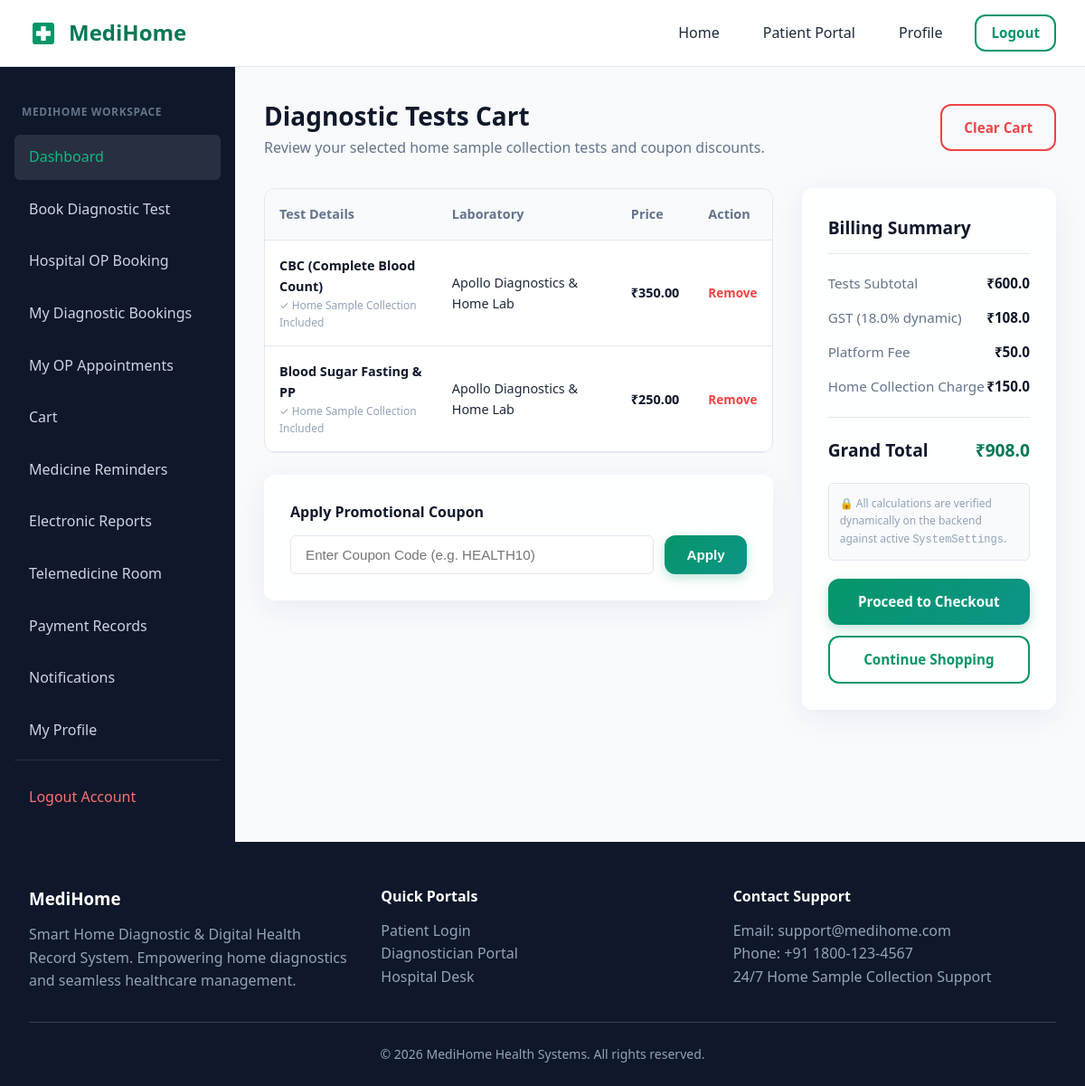
The app's page /patients/cart/ (signed in) with its own data.
### diagnostics/models.py (models this page shows, shortened)
class CartItem(models.Model):
    cart = models.ForeignKey(Cart, on_delete=models.CASCADE, related_name='items')
    test = models.ForeignKey(DiagnosticTest, on_delete=models.CASCADE)
    added_at = models.DateTimeField(auto_now_add=True)
    class Meta:
        unique_together = ('cart', 'test')

class DiagnosticTest(models.Model):
    EXCLUDED_HOME_COLLECTION_TESTS = [
        'mri', 'ct scan', 'pet scan', 'ultrasound', 'x-ray', 'xray',
        'endoscopy', 'colonoscopy', 'eeg'
    ]
    lab = models.ForeignKey(DiagnosticianProfile, on_delete=models.CASCADE, related_name='tests')
    name = models.CharField(max_length=150)
    category = models.CharField(max_length=100, default='General Diagnostics')
    price = models.DecimalField(max_digits=10, decimal_places=2)
    preparation = models.TextField(blank=True, null=True, help_text="e.g. 12 hours fasting required")
    duration_hours = models.PositiveIntegerField(default=24, help_text="Report turnaround time in hours")
    is_home_collection_compatible = models.BooleanField(default=True)
    created_at = models.DateTimeField(auto_now_add=True)

class DiagnosticianProfile(models.Model):
    user = models.OneToOneField(settings.AUTH_USER_MODEL, on_delete=models.CASCADE, related_name='diagnostician_profile')
    lab_name = models.CharField(max_length=150)
    owner_name = models.CharField(max_length=100)
    license_number = models.CharField(max_length=50)
    gst_number = models.CharField(max_length=50)
    nabl_accredited = models.BooleanField(default=False)
    working_hours = models.CharField(max_length=100, default='08:00 AM - 08:00 PM')
    address = models.TextField()
    latitude = models.DecimalField(max_digits=9, decimal_places=6, blank=True, null=True)
    longitude = models.DecimalField(max_digits=9, decimal_places=6, blank=True, null=True)
    logo = models.ImageField(upload_to='lab_logos/', blank=True, null=True)
    is_home_collection_available = models.BooleanField(default=True)
    is_approved_by_admin = models.BooleanField(default=False)
    created_at = models.DateTimeField(auto_now_add=True)

### patients/views.py (the view)
# urls.py: path('cart/', views.cart_view, name='cart'),
@patient_required
def cart_view(request):
    coupon_code = request.GET.get('coupon_code', '').strip() or request.POST.get('coupon_code', '').strip()
    cart_data = get_cart_calculations(request.user, coupon_code=coupon_code)
    return render(request, 'patients/cart.html', cart_data)

### accounts/models.py (called while the page is built)
    def is_patient(self):
        return self.role == self.Role.PATIENT

### payments/models.py (called while the page is built)
    @classmethod
    def get_settings(cls):
        obj, _ = cls.objects.get_or_create(pk=1)
        return obj

### templates/patients/cart.html (shortened to what this page needs)
{% extends 'dashboard_base.html' %}
{% block dashboard_content %}
<div class="dashboard-header">
    <div>
        <h2 style="font-size: 1.75rem; color: var(--dark);">Diagnostic Tests Cart</h2>
        <p style="color: var(--text-secondary);">Review your selected home sample collection tests and coupon discounts.</p>
    </div>
    {% if cart_items %}
    <a href="{% url 'patients:clear_cart' %}" class="btn btn-outline" style="color: #ef4444; border-color: #ef4444;">Clear Cart</a>
    {% endif %}
</div>
{% if cart_items %}
<div style="display: grid; grid-template-columns: 2fr 1fr; gap: 2rem;">
    <div>
        <div class="table-container" style="margin-bottom: 1.5rem;">
            <table class="custom-table">
                <thead>
                    <tr>
                        <th>Test Details</th>
                        <th>Laboratory</th>
                        <th>Price</th>
                        <th>Action</th>
                    </tr>
                </thead>
                <tbody>
                    {% for item in cart_items %}
                    <tr>
                        <td>
                            <div style="font-weight: 700; color: var(--dark);">{{ item.test.name }}</div>
                            <div style="font-size: 0.75rem; color: var(--text-muted);">
                                {% if item.test.is_home_collection_compatible %}
                                    ✓ Home Sample Collection Included
                                {% else %}
                                    In-Lab Procedure
                                {% endif %}
                            </div>
                        </td>
                        <td>{{ item.test.lab.lab_name }}</td>
                        <td><strong style="color: var(--dark);">₹{{ item.test.price }}</strong></td>
                        <td>
                            <a href="{% url 'patients:remove_from_cart' item.id %}" style="color: #ef4444; font-weight: 600; font-size: 0.85rem;">Remove</a>
                        </td>
                    </tr>
                    {% endfor %}
                </tbody>
            </table>
        </div>
        <div class="glass-card">
            <h4 style="font-size: 1rem; color: var(--dark); margin-bottom: 0.75rem;">Apply Promotional Coupon</h4>
            <form method="POST" action="{% url 'patients:cart' %}" style="display: flex; gap: 0.75rem;">
                <input type="text" name="coupon_code" class="form-control" placeholder="Enter Coupon Code (e.g. HEALTH10)" value="{{ applied_coupon.code|default:'' }}">
                <button type="submit" class="btn btn-primary" style="white-space: nowrap;">Apply</button>
            </form>
        </div>
    </div>
    <div>
        <div class="glass-card">
            <h3 style="font-size: 1.2rem; color: var(--dark); margin-bottom: 1.25rem; border-bottom: 1px solid var(--border); padding-bottom: 0.75rem;">
                Billing Summary
            </h3>
            <div style="display: flex; flex-direction: column; gap: 0.85rem; font-size: 0.95rem;">
                <div style="display: flex; justify-content: space-between;">
                    <span style="color: var(--text-secondary);">Tests Subtotal</span>
                    <strong style="color: var(--dark);">₹{{ subtotal }}</strong>
                </div>
                <div style="display: flex; justify-content: space-between;">
                    <span style="color: var(--text-secondary);">GST ({{ gst_percentage }}% dynamic)</span>
                    <strong style="color: var(--dark);">₹{{ gst_amount }}</strong>
                </div>
                <div style="display: flex; justify-content: space-between;">
                    <span style="color: var(--text-secondary);">Platform Fee</span>
                    <strong style="color: var(--dark);">₹{{ platform_fee }}</strong>
                </div>
                <div style="display: flex; justify-content: space-between;">
                    <span style="color: var(--text-secondary);">Home Collection Charge</span>
                    <strong style="color: var(--dark);">₹{{ home_collection_fee }}</strong>
                </div>
                <hr style="border: none; border-top: 1px solid var(--border); margin: 0.5rem 0;">
                <div style="display: flex; justify-content: space-between; font-size: 1.2rem; font-weight: 800; color: var(--dark);">
                    <span>Grand Total</span>
                    <span style="color: var(--primary-hover);">₹{{ grand_total }}</span>
                </div>
            </div>
            <div style="background: #f8fafc; padding: 0.75rem; border-radius: var(--radius-sm); border: 1px solid var(--border); font-size: 0.75rem; color: var(--text-muted); margin: 1.25rem 0;">
                🔒 All calculations are verified dynamically on the backend against active <code>SystemSettings</code>.
            </div>
            <div style="display: flex; flex-direction: column; gap: 0.75rem;">
                <a href="{% url 'patients:checkout' %}" class="btn btn-primary" style="width: 100%; padding: 0.85rem; text-align: center;">
                    Proceed to Checkout
                </a>
                <a href="{% url 'patients:diagnostic_search' %}" class="btn btn-outline" style="width: 100%; text-align: center;">
                    Continue Shopping
                </a>
            </div>
        </div>
    </div>
</div>
{% endif %}
{% endblock %}

### static/css/style.css (style rules this page uses)
:root { --primary: #059669; --primary-hover: #047857; --primary-light: #d1fae5; --secondary: #0d9488; --accent: #10b981; --dark: #0f172a; --dark-surface: #1e293b; --text-primary: #1e293b; --text-secondary: #64748b; --text-muted: #94a3b8; --bg-light: #f8fafc; --white: #ffffff; --border: #e2e8f0; --shadow-sm: 0 1px 2px 0 rgba(0, 0, 0, 0.05); --shadow-md: 0 4px 6px -1px rgba(0, 0, 0, 0.1), 0 2px 4px -1px rgba(0, 0, 0, 0.06); --shadow-lg: 0 10px 15px -3px rgba(0, 0, 0, 0.1), 0 4px 6px -2px rgba(0, 0, 0, 0.05); --glass-bg: rgba(255, 255, 255, 0.85); --glass-border: rgba(255, 255, 255, 0.6); --glass-shadow: 0 8px 32px 0 rgba(31, 38, 135, 0.07); --radius-sm: 6px; --radius-md: 12px; --radius-lg: 20px; --transition: all 0.25s cubic-bezier(0.4, 0, 0.2, 1); }
* { margin: 0; padding: 0; box-sizing: border-box; }
body { font-family: system-ui, -apple-system, BlinkMacSystemFont, 'Segoe UI', Roboto, Oxygen, Ubuntu, Cantarell, 'Open Sans', 'Helvetica Neue', sans-serif; background-color: var(--bg-light); color: var(--text-primary); line-height: 1.6; min-height: 100vh; display: flex; flex-direction: column; }
a { color: var(--primary); text-decoration: none; transition: var(--transition); }
.glass-card { background: var(--glass-bg); backdrop-filter: blur(12px); -webkit-backdrop-filter: blur(12px); border: 1px solid var(--glass-border); box-shadow: var(--glass-shadow); border-radius: var(--radius-md); padding: 1.75rem; transition: var(--transition); }
.btn { display: inline-flex; align-items: center; justify-content: center; gap: 0.5rem; padding: 0.75rem 1.5rem; font-size: 0.95rem; font-weight: 600; border-radius: var(--radius-md); border: none; cursor: pointer; transition: var(--transition); }
.btn-primary { background: linear-gradient(135deg, var(--primary) 0%, var(--secondary) 100%); color: var(--white); box-shadow: 0 4px 12px rgba(5, 150, 105, 0.25); }
.btn-outline { background: transparent; border: 2px solid var(--primary); color: var(--primary); }

### static/css/components.css (style rules this page uses)
.form-control { width: 100%; padding: 0.75rem 1rem; font-size: 0.95rem; border: 1px solid var(--border); border-radius: var(--radius-sm); background: var(--white); color: var(--text-primary); transition: var(--transition); }
.table-container { width: 100%; overflow-x: auto; border-radius: var(--radius-md); border: 1px solid var(--border); background: var(--white); }
.custom-table { width: 100%; border-collapse: collapse; text-align: left; font-size: 0.9rem; }
.custom-table th { background: #f8fafc; padding: 1rem; font-weight: 600; color: var(--text-secondary); border-bottom: 1px solid var(--border); }
.custom-table td { padding: 1rem; border-bottom: 1px solid var(--border); }

### static/css/dashboard.css (style rules this page uses)
.dashboard-header { display: flex; justify-content: space-between; align-items: center; margin-bottom: 2rem; }

### records on screen
CartItem: test.name "CBC (Complete Blood Count)", shows "✓ Home Sample Collection Included", test.lab.lab_name "Apollo Diagnostics & Home Lab", test.price "350.00"
CartItem: test.name "Blood Sugar Fasting & PP", shows "✓ Home Sample Collection Included", test.lab.lab_name "Apollo Diagnostics & Home Lab", test.price "250.00"

### other values on screen
{{ subtotal }} "600.0"
{{ gst_percentage }} "18.0"
{{ gst_amount }} "108.0"
{{ platform_fee }} "50.0"
{{ home_collection_fee }} "150.0"
{{ grand_total }} "908.0"
